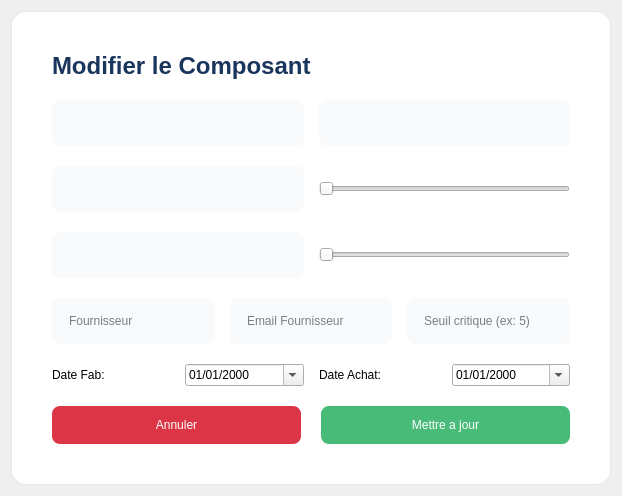
               <widget class="QWidget" name="pageModifier">
                <layout class="QVBoxLayout" name="layoutModifier">
                 <item>
                  <widget class="QFrame" name="modifyCard">
                   <property name="minimumSize">
                    <size>
                     <width>600</width>
                     <height>0</height>
                    </size>
                   </property>
                   <property name="styleSheet">
                    <string>#modifyCard { background: white; border-radius: 15px; border: 1px solid #E2E8F0; } QLineEdit { padding: 15px; border-radius: 8px; background: #F8FAFC; }</string>
                   </property>
                   <layout class="QVBoxLayout" name="modifyCardLayout">
                    <property name="spacing">
                     <number>20</number>
                    </property>
                    <property name="margin" stdset="0">
                     <number>40</number>
                    </property>
                    <item>
                     <widget class="QLabel" name="lblModTitle">
                      <property name="styleSheet">
                       <string>font-size: 24px; font-weight: bold; color: #1A365D;</string>
                      </property>
                      <property name="text">
                       <string>Modifier le Composant</string>
                      </property>
                     </widget>
                    </item>
                    <item>
                     <layout class="QHBoxLayout" name="layoutRefNom_mod">
                      <property name="spacing">
                       <number>15</number>
                      </property>
                      <item>
                       <widget class="QLineEdit" name="inputRef_mod"/>
                      </item>
                      <item>
                       <widget class="QLineEdit" name="inputNom_mod"/>
                      </item>
                     </layout>
                    </item>
                    <item>
                     <layout class="QHBoxLayout" name="layoutStock_mod">
                      <property name="spacing">
                       <number>15</number>
                      </property>
                      <item>
                       <widget class="QLineEdit" name="inputStock_mod"/>
                      </item>
                      <item>
                       <widget class="QSlider" name="sliderStock_mod">
                        <property name="maximum">
                         <number>500</number>
                        </property>
                        <property name="orientation">
                         <enum>Qt::Orientation::Horizontal</enum>
                        </property>
                       </widget>
                      </item>
                     </layout>
                    </item>
                    <item>
                     <layout class="QHBoxLayout" name="layoutPrix_mod">
                      <property name="spacing">
                       <number>15</number>
                      </property>
                      <item>
                       <widget class="QLineEdit" name="inputPrix_mod"/>
                      </item>
                      <item>
                       <widget class="QSlider" name="sliderPrix_mod">
                        <property name="maximum">
                         <number>500</number>
                        </property>
                        <property name="orientation">
                         <enum>Qt::Orientation::Horizontal</enum>
                        </property>
                       </widget>
                      </item>
                     </layout>
                    </item>
                    <item>
                     <layout class="QHBoxLayout" name="layoutFournSeuil_mod">
                      <property name="spacing">
                       <number>15</number>
                      </property>
                      <item>
                       <widget class="QLineEdit" name="inputFournisseur_mod">
                        <property name="placeholderText">
                         <string>Fournisseur</string>
                        </property>
                       </widget>
                      </item>
                      <item>
                       <widget class="QLineEdit" name="inputEmailFour_mod">
                        <property name="placeholderText">
                         <string>Email Fournisseur</string>
                        </property>
                       </widget>
                      </item>
                      <item>
                       <widget class="QLineEdit" name="inputSeuil_mod">
                        <property name="placeholderText">
                         <string>Seuil critique (ex: 5)</string>
                        </property>
                       </widget>
                      </item>
                     </layout>
                    </item>
                    <item>
                     <layout class="QHBoxLayout" name="layoutDates_mod">
                      <property name="spacing">
                       <number>15</number>
                      </property>
                      <item>
                       <widget class="QLabel" name="lblDateFab_mod">
                        <property name="text">
                         <string>Date Fab:</string>
                        </property>
                       </widget>
                      </item>
                      <item>
                       <widget class="QDateEdit" name="inputDateFab_mod">
                        <property name="calendarPopup">
                         <bool>true</bool>
                        </property>
                        <property name="displayFormat">
                         <string>dd/MM/yyyy</string>
                        </property>
                       </widget>
                      </item>
                      <item>
                       <widget class="QLabel" name="lblDateAchat_mod">
                        <property name="text">
                         <string>Date Achat:</string>
                        </property>
                       </widget>
                      </item>
                      <item>
                       <widget class="QDateEdit" name="inputDateAchat_mod">
                        <property name="calendarPopup">
                         <bool>true</bool>
                        </property>
                        <property name="displayFormat">
                         <string>dd/MM/yyyy</string>
                        </property>
                       </widget>
                      </item>
                     </layout>
                    </item>
                    <item>
                     <layout class="QHBoxLayout" name="modifyActions">
                      <item>
                       <widget class="QPushButton" name="btnCancel_mod">
                        <property name="styleSheet">
                         <string>background-color: #dc3545; color: white; padding: 12px; border-radius: 8px;</string>
                        </property>
                        <property name="text">
                         <string>Annuler</string>
                        </property>
                       </widget>
                      </item>
                      <item>
                       <widget class="QPushButton" name="btnSave_mod">
                        <property name="styleSheet">
                         <string>background: #48BB78; color: white; padding: 12px; border-radius: 8px;</string>
                        </property>
                        <property name="text">
                         <string>Mettre a jour</string>
                        </property>
                       </widget>
                      </item>
                     </layout>
                    </item>
                   </layout>
                  </widget>
                 </item>
                </layout>
               </widget>
